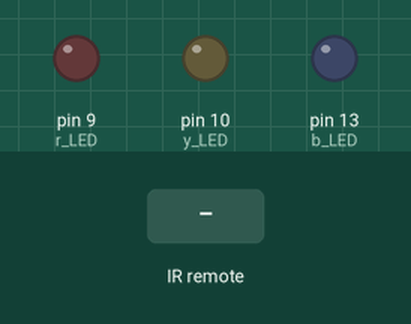
Bench run of a sketch on a simulated Arduino Uno, built with avr-gcc and run on an emulated ATmega328P. Shown: output pins drawn as LEDs (lit = HIGH). The test bench sets the inputs (shaded band).

Above: at 1.2 s.
1.3 s: infrared code 0xFF6897 received
At 2.7 s:
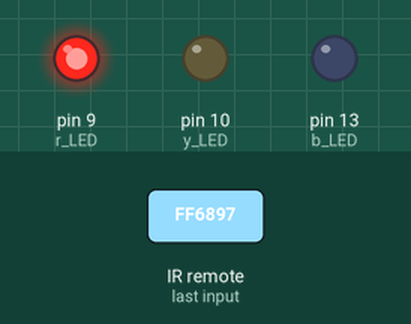
Timing chart, 0 to 4.3 s (numbered marks = the images above; inputs shaded):
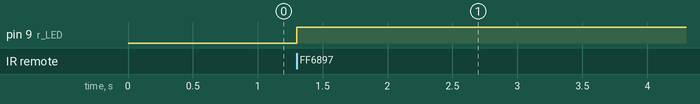

Measured:
- after the input at 1.3 s, pin 9 (r_LED): LOW → HIGH at once

The sketch:

IRleddebounce.ino
```cpp
#include <IRremote.h>

int RECV_PIN = 2;
IRrecv irrecv(RECV_PIN);
decode_results results;

#define BUTTON_1 0xFF6897
#define BUTTON_2 0xFF9867
#define BUTTON_3 0xFFB04F

int r_LED = 9;
int y_LED = 10;
int b_LED = 13;

bool outputState = false;

void setup()
{
  pinMode(r_LED, OUTPUT);
  pinMode(b_LED, OUTPUT);
  pinMode(y_LED, OUTPUT);

  irrecv.enableIRIn();
}
void loop() {
if (irrecv.decode(&results)) {
    irrecv.resume();

    if(results.value == BUTTON_1)
    {
      outputState = !outputState;
       digitalWrite(r_LED, outputState);
    }
     if(results.value == BUTTON_2)
    {
      outputState = !outputState;
       digitalWrite(y_LED, outputState);
    }
        if(results.value == BUTTON_3)
    {
      outputState = !outputState;
       digitalWrite(b_LED, outputState);
    }
  }
  }
```
